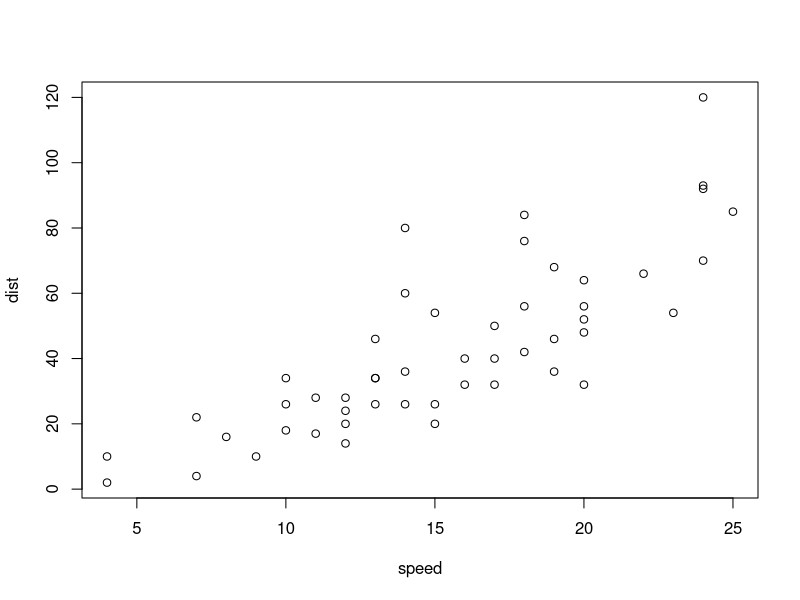
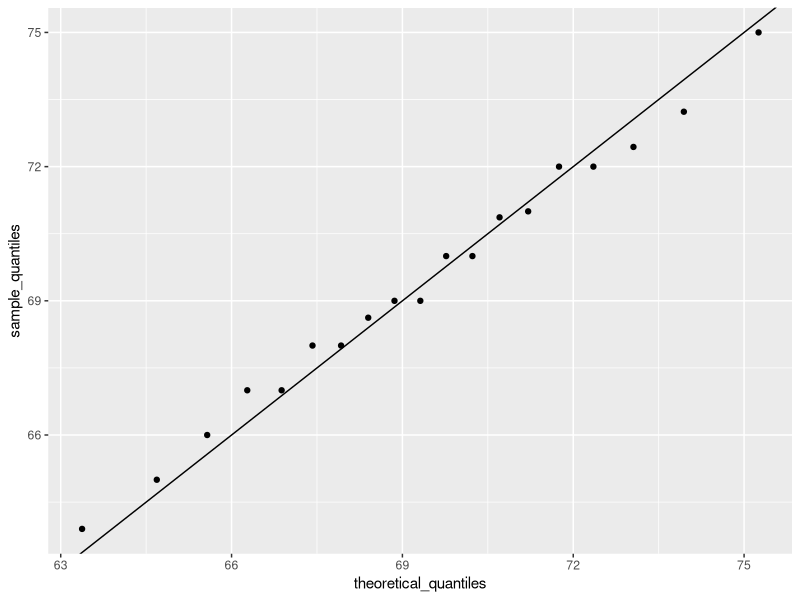
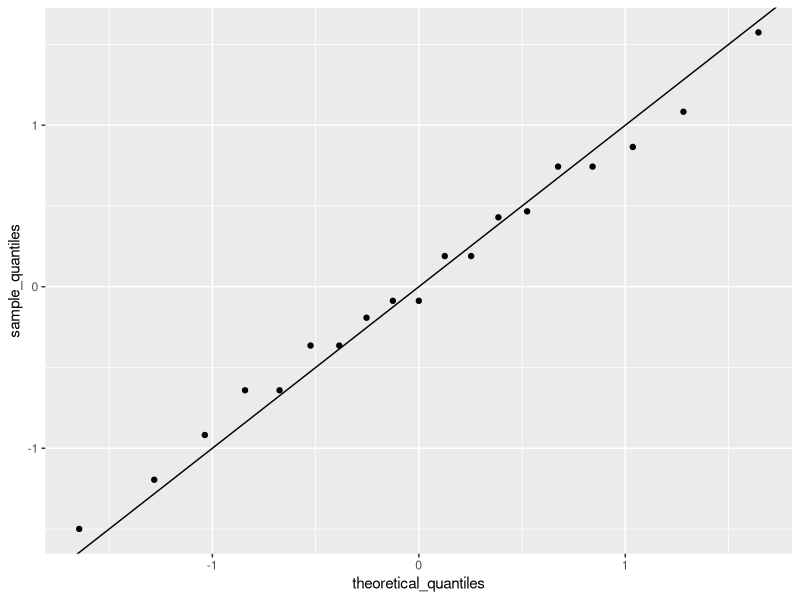
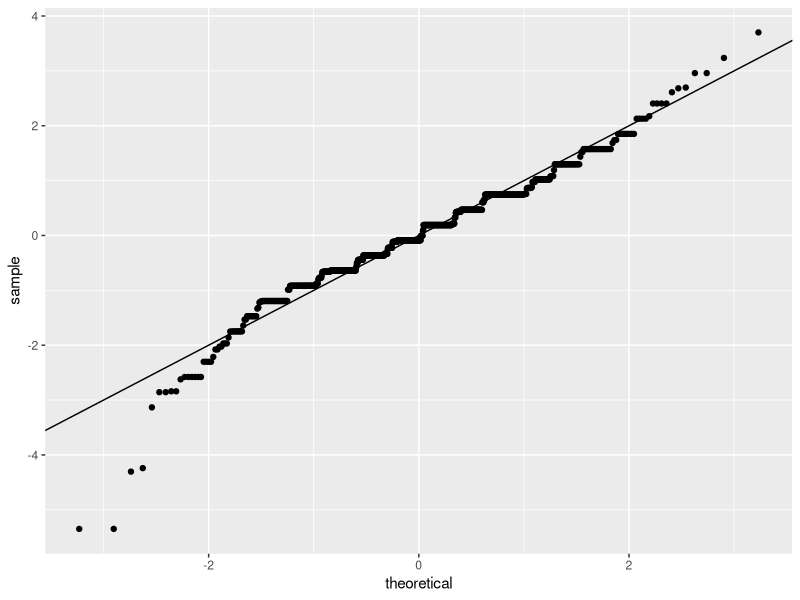

Source code (R) for these figures, in order:
## ---- chunk 1
plot(cars)
## ---- chunk 2
library(tidyverse)
library(dslabs)
data(heights)
## ---- chunk 3
index<- heights$sex == "Male"
x<-heights$height[index]
## ---- chunk 4
m<- mean(x)
s<- sd(x)
c(average = m, sd = s)
## ---- chunk 5
z<- scale(x)
## ---- chunk 6
mean(abs(z)<2)
## ---- chunk 7
pnorm(-1.96)
## ---- chunk 8
qnorm(0.975)
## ---- chunk 9
qnorm(0.975, mean = 5, sd = 2)
## ---- chunk 10
mean(x<=69.5)
## ---- chunk 11
p<- seq(0.05, 0.95, 0.05)
## ---- chunk 12
sample_quantiles<- quantile(x, p)
## ---- chunk 13
theoretical_quantiles<- qnorm(p, mean = mean(x), sd= sd(x))
## ---- chunk 14
qplot(theoretical_quantiles, sample_quantiles)+geom_abline()
## ---- chunk 15
sample_quantiles<- quantile(z,p)
theoretical_quantiles<- qnorm(p)
qplot(theoretical_quantiles, sample_quantiles)+geom_abline()
## ---- chunk 16
heights %>% filter(sex== "Male") %>% ggplot(aes(sample= scale(height))) +geom_qq()+ geom_abline()
